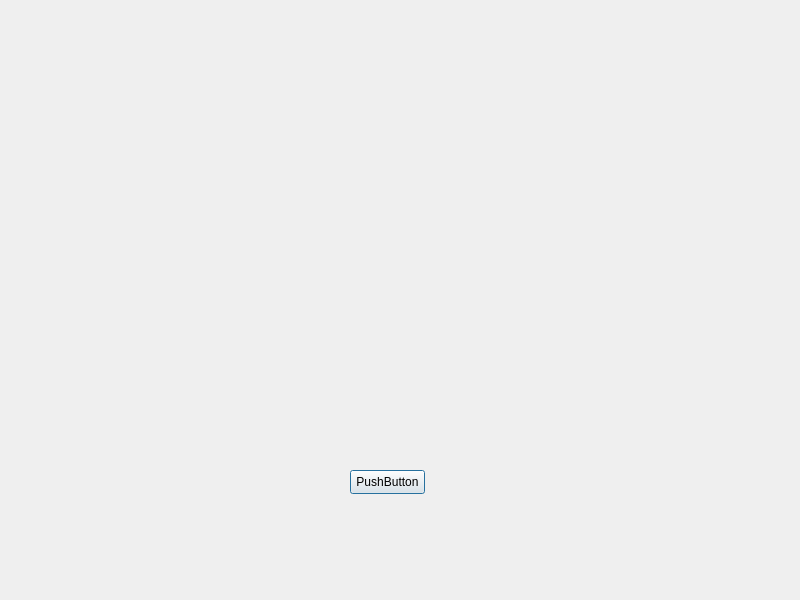
<?xml version="1.0" encoding="UTF-8"?>
<ui version="4.0">
 <class>Dialog</class>
 <widget class="QDialog" name="Dialog">
  <property name="geometry">
   <rect>
    <x>0</x>
    <y>0</y>
    <width>800</width>
    <height>600</height>
   </rect>
  </property>
  <property name="windowTitle">
   <string>Dialog</string>
  </property>
  <widget class="QPushButton" name="pushButton">
   <property name="geometry">
    <rect>
     <x>350</x>
     <y>470</y>
     <width>75</width>
     <height>24</height>
    </rect>
   </property>
   <property name="text">
    <string>PushButton</string>
   </property>
  </widget>
 </widget>
 <resources/>
 <connections/>
</ui>
